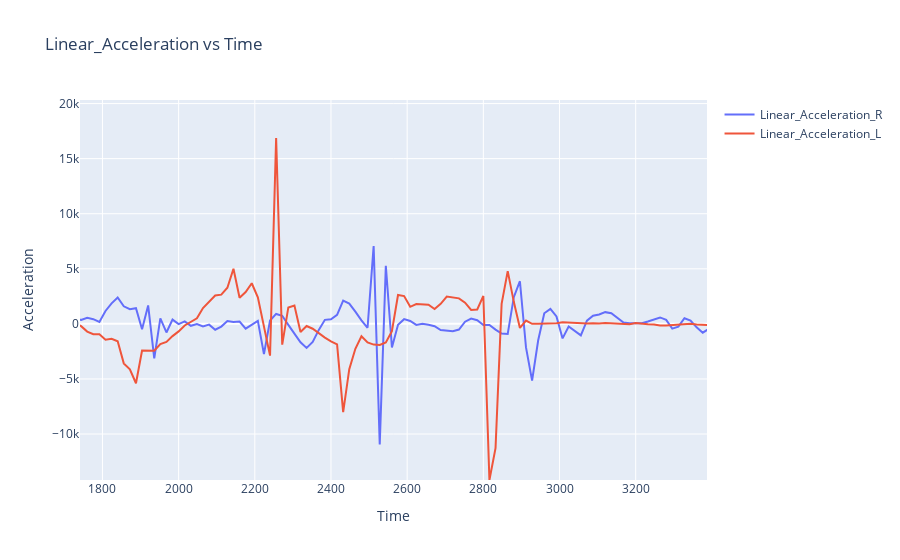

This figure's notebook cell:
### Code cell
import plotly.graph_objects as go
import pandas as pd

#Sample data (replace with your actual data)
#time_column = [0, 1, 2, 3, 4, 5]
#acceleration1_column = [10, 12, 15, 18, 20, 22]
#acceleration2_column = [8, 11, 14, 16, 19, 21]
#
## Create traces for each acceleration column
#trace1 = go.Scatter(x=Time, y=acceleration1_column, mode='lines', name='Acceleration 1')
#trace2 = go.Scatter(x=time_column, y=acceleration2_column, mode='lines', name='Acceleration 2')
#
## Create the figure with traces
#fig = go.Figure([trace1, trace2])
#
## Customize layout
#fig.update_layout(title='Acceleration vs Time',
#                  xaxis_title='Time',
#                  yaxis_title='Acceleration')
#
## Display the plot
#fig.show()


trace1 = go.Scatter(x=df['Time'], y=df['Ax_R'], mode='lines', name='Linear_Acceleration_R')
trace2 = go.Scatter(x=df['Time'], y=df['Ax_L'], mode='lines', name='Linear_Acceleration_L')
#Create the figure with traces
fig = go.Figure([trace1, trace2])

# Customize layout
fig.update_layout(title='Linear_Acceleration vs Time',
                  xaxis_title='Time',
                  yaxis_title='Acceleration')

# Display the plot
fig.show()

### Figure 1 — Plotly figure (JSON) as saved in the notebook; plotly's stock layout.template omitted (floating-point values rounded to 4 significant figures; data arrays with more than 128 entries replaced by an {"elided": "..."} marker saying what was removed)
{"data": [{"mode": "lines", "name": "Linear_Acceleration_R", "type": "scatter", "x": {"elided": "259 int values"}, "y": {"elided": "259 int values"}}, {"mode": "lines", "name": "Linear_Acceleration_L", "type": "scatter", "x": {"elided": "259 int values"}, "y": {"elided": "259 int values"}}], "layout": {"autosize": true, "dragmode": "pan", "title": {"text": "Linear_Acceleration vs Time"}, "xaxis": {"autorange": false, "range": [1741.0, 3387.0], "title": {"text": "Time"}, "type": "linear"}, "yaxis": {"autorange": false, "range": [-14174, 20320.0], "title": {"text": "Acceleration"}, "type": "linear"}}}
